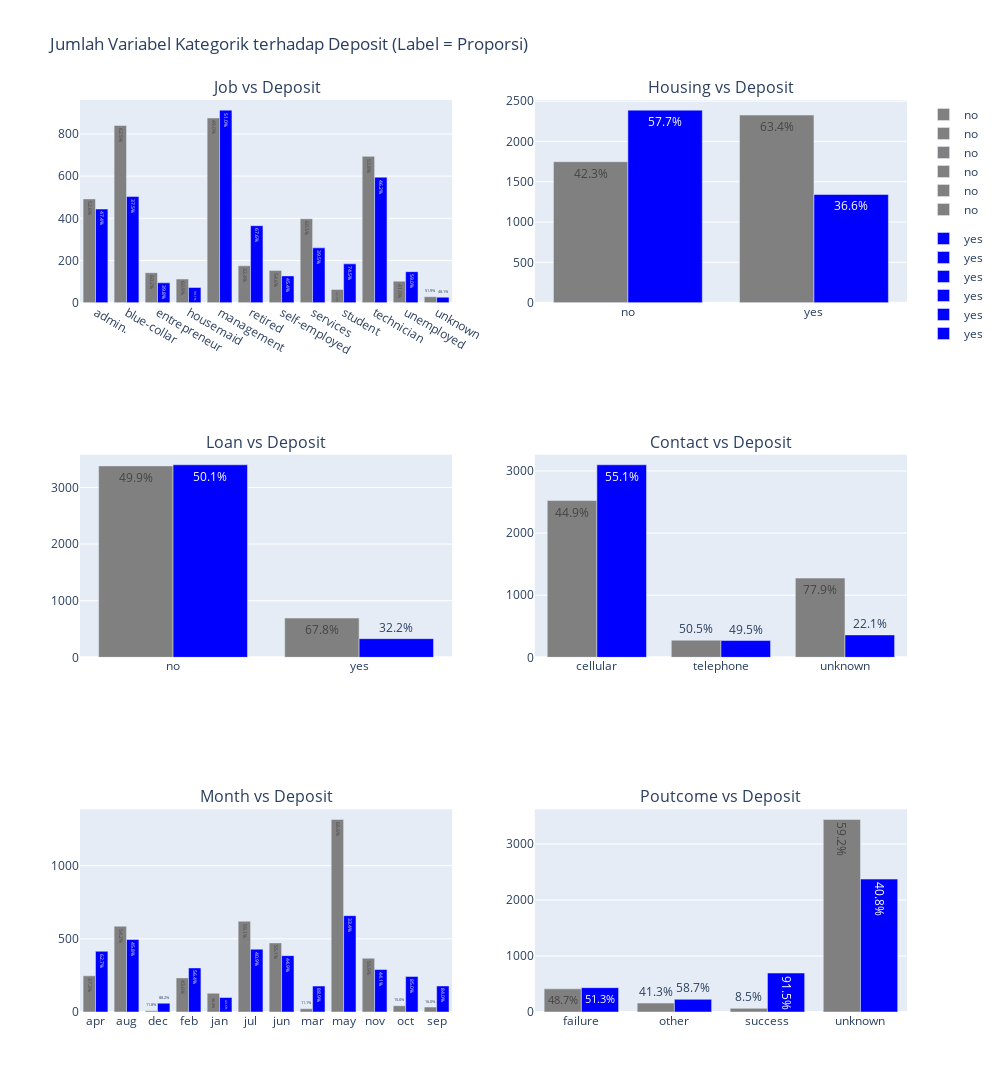

The code cell stored with this chart in its notebook:
### Markdown cell above
**Insight :**

1. Age vs Balance

- Titik menyebar luas, tanpa pola korelasi yang jelas antara umur dan saldo.
- Nasabah dengan saldo sangat tinggi (>20k) tetap ada di semua kelompok umur, tapi tidak terlihat dominasi “yes” di saldo tinggi. Artinya, saldo besar tidak menjamin nasabah mau membuka deposito.

2. Age vs Campaign
- Mayoritas nasabah memiliki jumlah kontak (campaign) rendah (<10) di semua umur.
- Tidak ada hubungan jelas antara umur dan banyaknya campaign.
- Nasabah yang deposito cenderung lebih banyak muncul di area campaign rendah, mendukung insight bahwa terlalu sering menghubungi malah kurang efektif.

3. Age vs Pdays
- Titik menumpuk di pdays = -1 (belum pernah dihubungi).
- “Yes” cenderung muncul di pdays rendah, artinya konversi lebih tinggi jika contact dilakukan segera setelah campaign sebelumnya.

4. Balance vs Campaign
- Sebagian besar nasabah punya saldo rendah (<5k) dan jumlah campaign kecil (<10).
- “Yes” terlihat lebih banyak pada kombinasi saldo rendah-menengah dan campaign rendah.
- Tidak ada bukti bahwa nasabah bersaldo tinggi membutuhkan lebih banyak campaign untuk deposito.

5. Balance vs Pdays
- Titik menumpuk pada pdays rendah dan saldo rendah.
- “Yes” relatif lebih banyak di kelompok pdays rendah terlepas dari saldo, lagi-lagi menunjukkan efek kecepatan kontak.

6. Campaign vs Pdays
- Sebagian besar data terkonsentrasi di campaign rendah dan pdays rendah.
- “Yes” terlihat menumpuk di wilayah ini, artinya interaksi cepat dan tidak terlalu sering menghubungi tetap menjadi pola yang efektif.

**Kesimpulan Utama :**

Tidak ada korelasi linear kuat antara variabel-variabel ini, tapi pola distribusi menunjukkan:
- Campaign rendah + pdays rendah → peluang deposit lebih besar.
- Saldo tinggi tidak menjamin konversi.
- Usia tidak terlalu memengaruhi konversi jika dibandingkan dengan faktor waktu campaign (pdays) dan frekuensi campaign.

### Code cell
categorical_cols = ['job', 'housing', 'loan', 'contact', 'month', 'poutcome']

# Buat subplot grid: 2 kolom, baris otomatis
rows = (len(categorical_cols) + 1) // 2
fig = make_subplots(
    rows=rows, cols=2,
    subplot_titles=[f"{col.capitalize()} vs Deposit" for col in categorical_cols]
)

row, col_num = 1, 1
for cat in categorical_cols:
    # Hitung jumlah per kategori & deposit
    group = df.groupby([cat, 'deposit']).size().reset_index(name='Count')
    
    # Hitung proporsi per kategori
    group['Proportion'] = group.groupby(cat)['Count'].transform(lambda x: x / x.sum())
    
    # Buat barplot Count, tapi label text = Proportion (%)
    bar = px.bar(
        group,
        x=cat,
        y='Count',  # Y = jumlah asli
        color='deposit',
        barmode='group',
        text=group['Proportion'].apply(lambda p: f"{p:.1%}"),  # Label = persentase
        color_discrete_map=color_discrete_map
    )
    
    # Tambahkan trace ke subplot
    for trace in bar.data:
        fig.add_trace(trace, row=row, col=col_num)
    
    # Update posisi subplot
    col_num += 1
    if col_num > 2:
        col_num = 1
        row += 1

fig.update_layout(
    height=rows * 400,
    width=1000,
    title_text="Jumlah Variabel Kategorik terhadap Deposit (Label = Proporsi)",
    showlegend=True
)

fig.show()

### Figure 1 — Plotly figure (JSON) as saved in the notebook; plotly's stock layout.template omitted (floating-point values rounded to 4 significant figures)
{"data": [{"alignmentgroup": "True", "hovertemplate": "deposit=no<br>job=%{x}<br>Count=%{y}<br>text=%{text}<extra></extra>", "legendgroup": "no", "marker": {"color": "gray", "pattern": {"shape": ""}}, "name": "no", "offsetgroup": "no", "orientation": "v", "showlegend": true, "text": ["52.6%", "62.5%", "60.2%", "60.9%", "49.0%", "32.4%", "54.6%", "60.5%", "25.5%", "53.8%", "41.0%", "51.9%"], "textposition": "auto", "type": "bar", "x": ["admin.", "blue-collar", "entrepreneur", "housemaid", "management", "retired", "self-employed", "services", "student", "technician", "unemployed", "unknown"], "xaxis": "x", "y": [492, 840, 142, 112, 876, 175, 153, 398, 63, 694, 102, 28], "yaxis": "y"}, {"alignmentgroup": "True", "hovertemplate": "deposit=yes<br>job=%{x}<br>Count=%{y}<br>text=%{text}<extra></extra>", "legendgroup": "yes", "marker": {"color": "blue", "pattern": {"shape": ""}}, "name": "yes", "offsetgroup": "yes", "orientation": "v", "showlegend": true, "text": ["47.4%", "37.5%", "39.8%", "39.1%", "51.0%", "67.6%", "45.4%", "39.5%", "74.5%", "46.2%", "59.0%", "48.1%"], "textposition": "auto", "type": "bar", "x": ["admin.", "blue-collar", "entrepreneur", "housemaid", "management", "retired", "self-employed", "services", "student", "technician", "unemployed", "unknown"], "xaxis": "x", "y": [444, 503, 94, 72, 913, 365, 127, 260, 184, 595, 147, 26], "yaxis": "y"}, {"alignmentgroup": "True", "hovertemplate": "deposit=no<br>housing=%{x}<br>Count=%{y}<br>text=%{text}<extra></extra>", "legendgroup": "no", "marker": {"color": "gray", "pattern": {"shape": ""}}, "name": "no", "offsetgroup": "no", "orientation": "v", "showlegend": true, "text": ["42.3%", "63.4%"], "textposition": "auto", "type": "bar", "x": ["no", "yes"], "xaxis": "x2", "y": [1748, 2327], "yaxis": "y2"}, {"alignmentgroup": "True", "hovertemplate": "deposit=yes<br>housing=%{x}<br>Count=%{y}<br>text=%{text}<extra></extra>", "legendgroup": "yes", "marker": {"color": "blue", "pattern": {"shape": ""}}, "name": "yes", "offsetgroup": "yes", "orientation": "v", "showlegend": true, "text": ["57.7%", "36.6%"], "textposition": "auto", "type": "bar", "x": ["no", "yes"], "xaxis": "x2", "y": [2388, 1342], "yaxis": "y2"}, {"alignmentgroup": "True", "hovertemplate": "deposit=no<br>loan=%{x}<br>Count=%{y}<br>text=%{text}<extra></extra>", "legendgroup": "no", "marker": {"color": "gray", "pattern": {"shape": ""}}, "name": "no", "offsetgroup": "no", "orientation": "v", "showlegend": true, "text": ["49.9%", "67.8%"], "textposition": "auto", "type": "bar", "x": ["no", "yes"], "xaxis": "x3", "y": [3381, 694], "yaxis": "y3"}, {"alignmentgroup": "True", "hovertemplate": "deposit=yes<br>loan=%{x}<br>Count=%{y}<br>text=%{text}<extra></extra>", "legendgroup": "yes", "marker": {"color": "blue", "pattern": {"shape": ""}}, "name": "yes", "offsetgroup": "yes", "orientation": "v", "showlegend": true, "text": ["50.1%", "32.2%"], "textposition": "auto", "type": "bar", "x": ["no", "yes"], "xaxis": "x3", "y": [3400, 330], "yaxis": "y3"}, {"alignmentgroup": "True", "hovertemplate": "deposit=no<br>contact=%{x}<br>Count=%{y}<br>text=%{text}<extra></extra>", "legendgroup": "no", "marker": {"color": "gray", "pattern": {"shape": ""}}, "name": "no", "offsetgroup": "no", "orientation": "v", "showlegend": true, "text": ["44.9%", "50.5%", "77.9%"], "textposition": "auto", "type": "bar", "x": ["cellular", "telephone", "unknown"], "xaxis": "x4", "y": [2524, 276, 1275], "yaxis": "y4"}, {"alignmentgroup": "True", "hovertemplate": "deposit=yes<br>contact=%{x}<br>Count=%{y}<br>text=%{text}<extra></extra>", "legendgroup": "yes", "marker": {"color": "blue", "pattern": {"shape": ""}}, "name": "yes", "offsetgroup": "yes", "orientation": "v", "showlegend": true, "text": ["55.1%", "49.5%", "22.1%"], "textposition": "auto", "type": "bar", "x": ["cellular", "telephone", "unknown"], "xaxis": "x4", "y": [3099, 270, 361], "yaxis": "y4"}, {"alignmentgroup": "True", "hovertemplate": "deposit=no<br>month=%{x}<br>Count=%{y}<br>text=%{text}<extra></extra>", "legendgroup": "no", "marker": {"color": "gray", "pattern": {"shape": ""}}, "name": "no", "offsetgroup": "no", "orientation": "v", "showlegend": true, "text": ["37.3%", "54.2%", "11.8%", "43.6%", "56.4%", "59.1%", "55.1%", "11.1%", "66.6%", "55.9%", "15.0%", "16.0%"], "textposition": "auto", "type": "bar", "x": ["apr", "aug", "dec", "feb", "jan", "jul", "jun", "mar", "may", "nov", "oct", "sep"], "xaxis": "x5", "y": [247, 586, 8, 233, 128, 620, 472, 22, 1315, 367, 43, 34], "yaxis": "y5"}, {"alignmentgroup": "True", "hovertemplate": "deposit=yes<br>month=%{x}<br>Count=%{y}<br>text=%{text}<extra></extra>", "legendgroup": "yes", "marker": {"color": "blue", "pattern": {"shape": ""}}, "name": "yes", "offsetgroup": "yes", "orientation": "v", "showlegend": true, "text": ["62.7%", "45.8%", "88.2%", "56.4%", "43.6%", "40.9%", "44.9%", "88.9%", "33.4%", "44.1%", "85.0%", "84.0%"], "textposition": "auto", "type": "bar", "x": ["apr", "aug", "dec", "feb", "jan", "jul", "jun", "mar", "may", "nov", "oct", "sep"], "xaxis": "x5", "y": [415, 495, 60, 301, 99, 429, 385, 177, 658, 290, 243, 178], "yaxis": "y5"}, {"alignmentgroup": "True", "hovertemplate": "deposit=no<br>poutcome=%{x}<br>Count=%{y}<br>text=%{text}<extra></extra>", "legendgroup": "no", "marker": {"color": "gray", "pattern": {"shape": ""}}, "name": "no", "offsetgroup": "no", "orientation": "v", "showlegend": true, "text": ["48.7%", "41.3%", "8.5%", "59.2%"], "textposition": "auto", "type": "bar", "x": ["failure", "other", "success", "unknown"], "xaxis": "x6", "y": [413, 159, 65, 3438], "yaxis": "y6"}, {"alignmentgroup": "True", "hovertemplate": "deposit=yes<br>poutcome=%{x}<br>Count=%{y}<br>text=%{text}<extra></extra>", "legendgroup": "yes", "marker": {"color": "blue", "pattern": {"shape": ""}}, "name": "yes", "offsetgroup": "yes", "orientation": "v", "showlegend": true, "text": ["51.3%", "58.7%", "91.5%", "40.8%"], "textposition": "auto", "type": "bar", "x": ["failure", "other", "success", "unknown"], "xaxis": "x6", "y": [435, 226, 696, 2373], "yaxis": "y6"}], "layout": {"annotations": [{"font": {"size": 16}, "showarrow": false, "text": "Job vs Deposit", "x": 0.225, "xanchor": "center", "xref": "paper", "y": 1, "yanchor": "bottom", "yref": "paper"}, {"font": {"size": 16}, "showarrow": false, "text": "Housing vs Deposit", "x": 0.775, "xanchor": "center", "xref": "paper", "y": 1, "yanchor": "bottom", "yref": "paper"}, {"font": {"size": 16}, "showarrow": false, "text": "Loan vs Deposit", "x": 0.225, "xanchor": "center", "xref": "paper", "y": 0.6111, "yanchor": "bottom", "yref": "paper"}, {"font": {"size": 16}, "showarrow": false, "text": "Contact vs Deposit", "x": 0.775, "xanchor": "center", "xref": "paper", "y": 0.6111, "yanchor": "bottom", "yref": "paper"}, {"font": {"size": 16}, "showarrow": false, "text": "Month vs Deposit", "x": 0.225, "xanchor": "center", "xref": "paper", "y": 0.2222, "yanchor": "bottom", "yref": "paper"}, {"font": {"size": 16}, "showarrow": false, "text": "Poutcome vs Deposit", "x": 0.775, "xanchor": "center", "xref": "paper", "y": 0.2222, "yanchor": "bottom", "yref": "paper"}], "height": 1200, "showlegend": true, "title": {"text": "Jumlah Variabel Kategorik terhadap Deposit (Label = Proporsi)"}, "width": 1000, "xaxis": {"anchor": "y", "domain": [0, 0.45]}, "xaxis2": {"anchor": "y2", "domain": [0.55, 1]}, "xaxis3": {"anchor": "y3", "domain": [0, 0.45]}, "xaxis4": {"anchor": "y4", "domain": [0.55, 1]}, "xaxis5": {"anchor": "y5", "domain": [0, 0.45]}, "xaxis6": {"anchor": "y6", "domain": [0.55, 1]}, "yaxis": {"anchor": "x", "domain": [0.7778, 1]}, "yaxis2": {"anchor": "x2", "domain": [0.7778, 1]}, "yaxis3": {"anchor": "x3", "domain": [0.3889, 0.6111]}, "yaxis4": {"anchor": "x4", "domain": [0.3889, 0.6111]}, "yaxis5": {"anchor": "x5", "domain": [0, 0.2222]}, "yaxis6": {"anchor": "x6", "domain": [0, 0.2222]}}}
